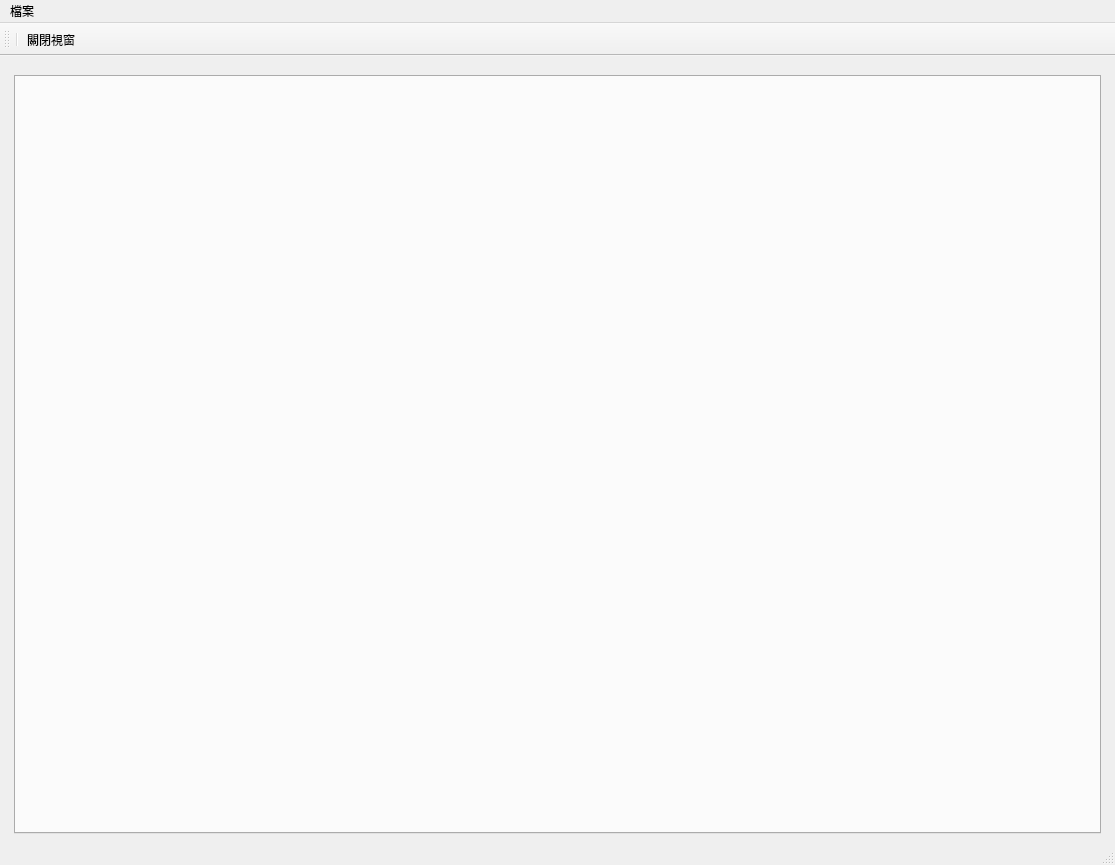
<?xml version="1.0" encoding="UTF-8"?>
<ui version="4.0">
 <class>DictDiagnosticWindow</class>
 <widget class="QMainWindow" name="DictDiagnosticWindow">
  <property name="geometry">
   <rect>
    <x>0</x>
    <y>0</y>
    <width>1115</width>
    <height>865</height>
   </rect>
  </property>
  <property name="windowTitle">
   <string>診察資料</string>
  </property>
  <widget class="QWidget" name="centralwidget">
   <layout class="QVBoxLayout" name="verticalLayout_3">
    <item>
     <layout class="QVBoxLayout" name="verticalLayout_2">
      <property name="leftMargin">
       <number>5</number>
      </property>
      <property name="topMargin">
       <number>10</number>
      </property>
      <property name="rightMargin">
       <number>5</number>
      </property>
      <item>
       <widget class="QTabWidget" name="tabWidget_diagnostic">
        <property name="currentIndex">
         <number>-1</number>
        </property>
       </widget>
      </item>
     </layout>
    </item>
   </layout>
  </widget>
  <widget class="QStatusBar" name="statusbar"/>
  <widget class="QToolBar" name="toolBar">
   <property name="windowTitle">
    <string>toolBar</string>
   </property>
   <property name="toolButtonStyle">
    <enum>Qt::ToolButtonTextUnderIcon</enum>
   </property>
   <attribute name="toolBarArea">
    <enum>TopToolBarArea</enum>
   </attribute>
   <attribute name="toolBarBreak">
    <bool>false</bool>
   </attribute>
   <addaction name="separator"/>
   <addaction name="action_close"/>
  </widget>
  <widget class="QMenuBar" name="menubar">
   <property name="geometry">
    <rect>
     <x>0</x>
     <y>0</y>
     <width>1115</width>
     <height>29</height>
    </rect>
   </property>
   <widget class="QMenu" name="menu">
    <property name="title">
     <string>檔案</string>
    </property>
    <addaction name="action_export_dict_diagnostic_groups_json"/>
    <addaction name="action_export_dict_diagnostic_json"/>
    <addaction name="separator"/>
    <addaction name="action_export_disease_groups"/>
    <addaction name="action_import_disease_groups"/>
    <addaction name="action_export_icd10_json"/>
    <addaction name="separator"/>
    <addaction name="action_convert_chronic_disease"/>
    <addaction name="action_convert_2023_ICD10"/>
    <addaction name="action_convert_2023_ICD10_input_code"/>
   </widget>
   <addaction name="menu"/>
  </widget>
  <action name="action_close">
   <property name="icon">
    <iconset>
     <normaloff>../icons/application-exit.svg</normaloff>../icons/application-exit.svg</iconset>
   </property>
   <property name="text">
    <string>關閉視窗</string>
   </property>
  </action>
  <action name="action_export_disease_groups">
   <property name="icon">
    <iconset>
     <normaloff>../icons/document-export.svg</normaloff>../icons/document-export.svg</iconset>
   </property>
   <property name="text">
    <string>匯出病名類別</string>
   </property>
  </action>
  <action name="action_import_disease_groups">
   <property name="icon">
    <iconset>
     <normaloff>../icons/document-import.svg</normaloff>../icons/document-import.svg</iconset>
   </property>
   <property name="text">
    <string>匯入病名類別</string>
   </property>
   <property name="toolTip">
    <string>匯入病名類別</string>
   </property>
  </action>
  <action name="action_export_icd10_json">
   <property name="icon">
    <iconset>
     <normaloff>../icons/document-import.svg</normaloff>../icons/document-import.svg</iconset>
   </property>
   <property name="text">
    <string>匯出病名JSON檔</string>
   </property>
   <property name="toolTip">
    <string>匯出病名JSON檔</string>
   </property>
  </action>
  <action name="action_export_dict_diagnostic_json">
   <property name="icon">
    <iconset>
     <normaloff>../icons/document-export.svg</normaloff>../icons/document-export.svg</iconset>
   </property>
   <property name="text">
    <string>匯出診察詞庫JSON</string>
   </property>
   <property name="toolTip">
    <string>匯出診察詞庫JSON</string>
   </property>
  </action>
  <action name="action_export_dict_diagnostic_groups_json">
   <property name="icon">
    <iconset>
     <normaloff>../icons/document-export.svg</normaloff>../icons/document-export.svg</iconset>
   </property>
   <property name="text">
    <string>匯出診察詞庫類別JSON</string>
   </property>
   <property name="toolTip">
    <string>匯出診察詞庫類別JSON</string>
   </property>
  </action>
  <action name="action_convert_chronic_disease">
   <property name="icon">
    <iconset>
     <normaloff>../icons/stock_down.svg</normaloff>../icons/stock_down.svg</iconset>
   </property>
   <property name="text">
    <string>匯入最新版慢性病代碼</string>
   </property>
   <property name="toolTip">
    <string>匯入最新版慢性病代碼</string>
   </property>
  </action>
  <action name="action_convert_2023_ICD10">
   <property name="icon">
    <iconset>
     <normaloff>../icons/system-software-update.png</normaloff>../icons/system-software-update.png</iconset>
   </property>
   <property name="text">
    <string>2023年版ICD10更新</string>
   </property>
   <property name="toolTip">
    <string>2023年版ICD10更新</string>
   </property>
  </action>
  <action name="action_convert_2023_ICD10_input_code">
   <property name="icon">
    <iconset>
     <normaloff>../icons/system-upgrade.svg</normaloff>../icons/system-upgrade.svg</iconset>
   </property>
   <property name="text">
    <string>2023年版ICD10輸入碼轉檔</string>
   </property>
   <property name="toolTip">
    <string>2023年版ICD10輸入碼轉檔</string>
   </property>
  </action>
 </widget>
 <resources/>
 <connections/>
</ui>
